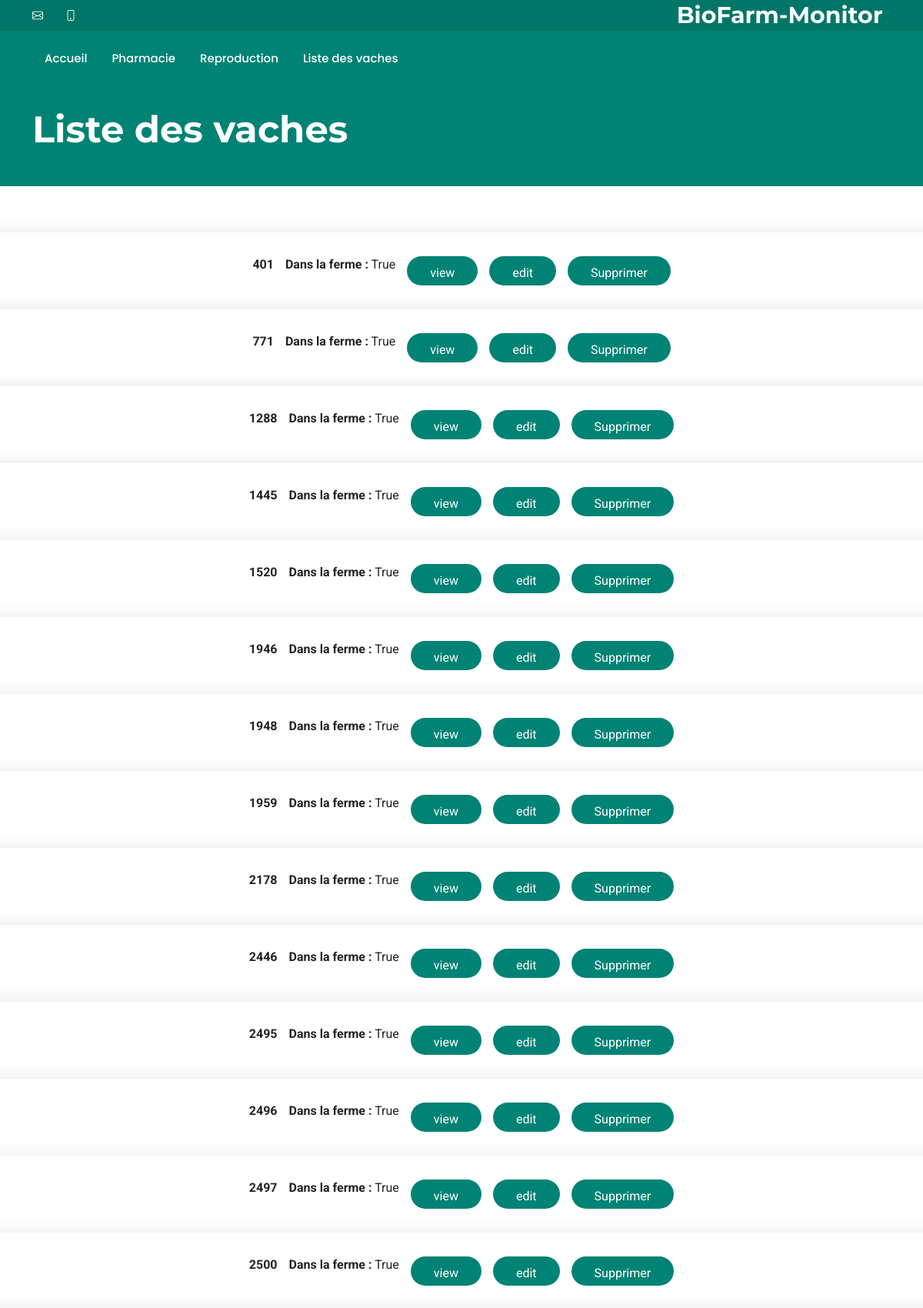
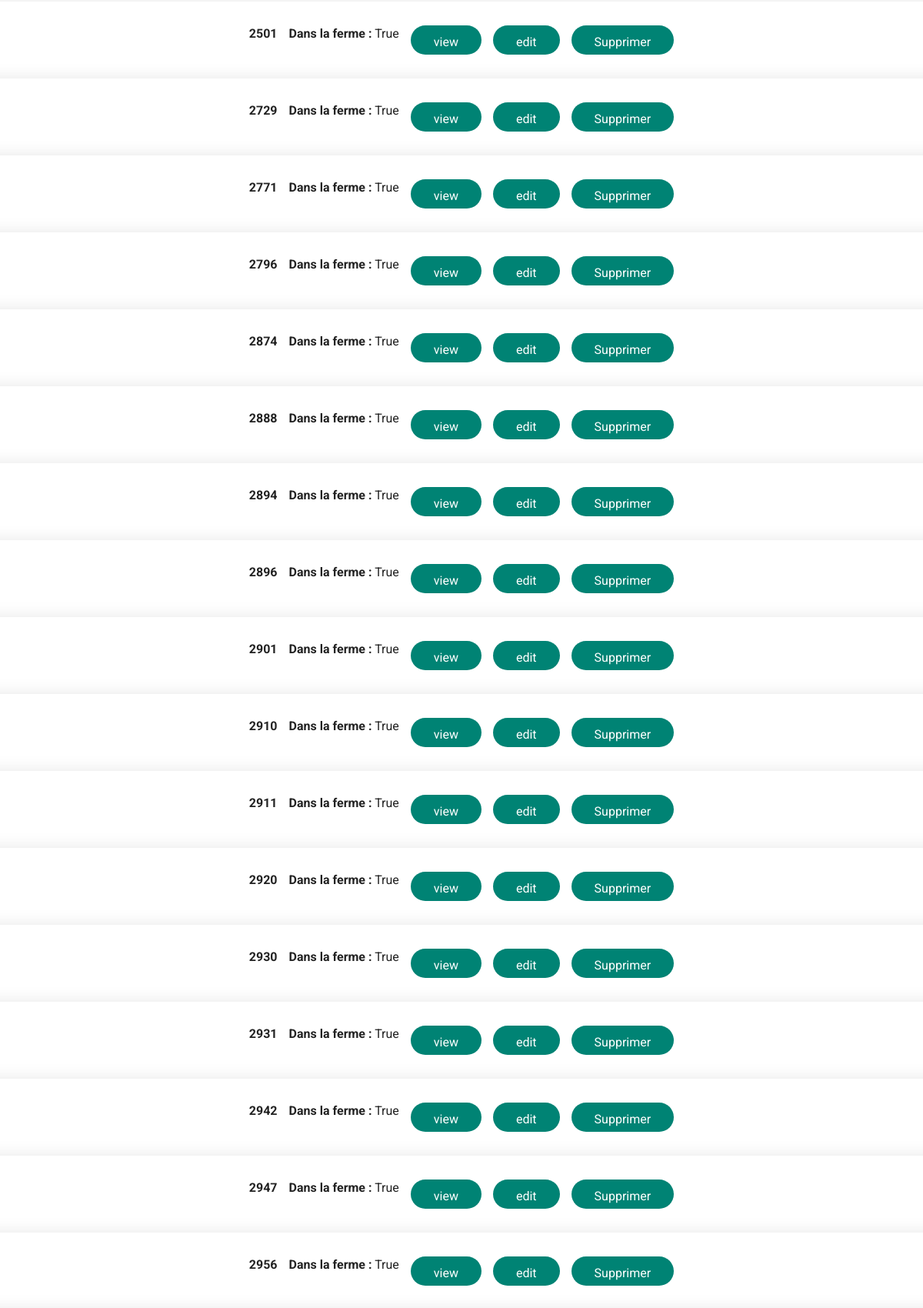
The page /cow_liste (upper part) on the database its author committed (2 pictures, top to bottom).
### web_app/models.py (models this page shows, shortened)
class Cow(db.Model):
    id = Column(Integer, primary_key=True)  # numero Vache
    cow_cares = Column(MutableList.as_mutable(PickleType), default=list, nullable=False)
    info = Column(MutableList.as_mutable(PickleType), default=list, nullable=False)
    in_farm = Column(Boolean)  # faux si vache sortie expoitation
    born_date = Column(DATE)  # date de naissance de la vache
    reproduction = Column(
        MutableList.as_mutable(PickleType), default=list, nullable=False
    )

### web_app/views.py (the view)
@app.route("/cow_liste", methods=["GET"])
def cow_liste():
    return render_template("cow_liste.html")

### web_app/models.py (called while the page is built)
    @staticmethod
    def get_all_cows() -> list[Cow]:
        return Cow.query.all()

### web_app/templates/cow_liste.html (shortened to what this page needs)
{% extends 'base.html' %}
{% block body_class %}
  "index-page"
{% endblock %}
{% block page_title %}
  Liste des vaches
{% endblock %}
{% block content %}
  <section id="cow_liste" class="contact section">
    <div class="col-12">
      {% for cow in get_all_cows() %}
      <div class="row row-cols-1 row-cols-lg-5 g-5 justify-content-center" id="cow-block-{{ cow.id }}">
        <div class="php-email-form mt-5">
          <div class="col d-flex flex-column align-items-center text-center">
            <p>
              <strong>{{ cow.id }}</strong>
            </p>
          </div>
          <div class="col d-flex flex-column align-items-center text-center">
            <p>
              <strong>Dans la ferme :</strong> {{ cow.in_farm }}
            </p>
          </div>
          <div class="col d-flex flex-column align-items-center text-center">
            <form action="{{ url_for('view_cow', cow_id=cow.id) }}" method="POST" enctype="multipart/form-data">
              <button type="submit" class="btn btn-primary">view</button>
            </form>
          </div>
          <div class="col d-flex flex-column align-items-center text-center">
            <form action="{{ url_for('edit_cow', cow_id=cow.id) }}" method="POST" enctype="multipart/form-data">
              <button type="submit" class="btn btn-primary">edit</button>
            </form>
          </div>
          <div class="col d-flex flex-column align-items-center text-center">
            <form id="form-suppress-{{ cow.id }}" action="{{ url_for('suppress_cow', cow_id=cow.id) }}" method="POST" enctype="multipart/form-data" class="ajax-form">
              <button type="submit" class="btn btn-danger">Supprimer</button>
            </form>
          </div>
        </div>
        </div>
        {% endfor %}
      </div>
  </section>
{% endblock %}

### web_app/templates/base.html (shortened to what this page needs)
<!doctype html>
<html lang="fr">
  <head>
    <link href="{{ url_for('static', filename='vendor/bootstrap/css/bootstrap.min.css') }}" rel="stylesheet">
    <link href="{{ url_for('static', filename='vendor/bootstrap-icons/bootstrap-icons.css') }}" rel="stylesheet">
    <link href="{{ url_for('static', filename='vendor/aos/aos.css') }}" rel="stylesheet">
    <link href="{{ url_for('static', filename='vendor/glightbox/css/glightbox.min.css') }}" rel="stylesheet">
    <link href="{{ url_for('static', filename='vendor/swiper/swiper-bundle.min.css') }}" rel="stylesheet">
    <link href="{{ url_for('static', filename='css/main.css') }}" rel="stylesheet">
  </head>
  <body class={% block body_class %} {% endblock %}>
    <header id="header" class="header fixed-top">
        <div class="topbar d-flex align-items-center">
          <div class="container d-flex justify-content-center justify-content-md-between">
            <div class="contact-info d-flex align-items-center">
              <i class="bi bi-envelope d-flex align-items-center"><a href="mailto:contact@"></a></i>
              <i class="bi bi-phone d-flex align-items-center ms-4"></i>
            </div>
            <a href="/" class="logo d-flex align-items-center">
              <h1 class="sitename">BioFarm-Monitor</h1>
              <span>.</span>
            </a>
          </div>
        </div>
        <div class="branding d-flex align-items-center">
          <div class="container position-relative d-flex align-items-center justify-content-between">
            <nav id="navmenu" class="navmenu">
              <ul>
                <li><a href="/" class="active">Accueil<br></a></li>
                <li><a href="/pharmacie">Pharmacie</a></li>
                <li><a href="/reproduction">Reproduction</a></li>
                <li><a href="/cow_liste">Liste des vaches</a></li>
              </ul>
            </nav>
          </div>
        </div>
      </header>
      <main class="main">
      <section class="hero section accent-background">
        <div class="container position-relative">
          <div class="row gy-5 justify-content-between">
            <div class="col-lg-6 order-2 order-lg-1 d-flex flex-column justify-content-center">
              <h2><span class="accent">{% block page_title %} {% endblock page_title %}</span></h2>
            <div class="col-lg-5 order-1 order-lg-2">
            </div>
          </div>
        </div>
      </section>
        {% block content %}
        {% endblock %}
    </main>
  </body>
</html>

### web_app/static/css/main.css (style rules this page uses)
:root { --default-font: "Roboto", system-ui, -apple-system, "Segoe UI", Roboto, "Helvetica Neue", Arial, "Noto Sans", "Liberation Sans", sans-serif, "Apple Color Emoji", "Segoe UI Emoji", "Segoe UI Symbol", "Noto Color Emoji"; --heading-font: "Montserrat", sans-serif; --nav-font: "Poppins", sans-serif; }
:root { --background-color: #ffffff; --default-color: #222222; --heading-color: #172a28; --accent-color: #008374; --surface-color: #ffffff; --contrast-color: #ffffff; }
:root { --nav-color: #ffffff; --nav-hover-color: #008374; --nav-mobile-background-color: #ffffff; --nav-dropdown-background-color: #ffffff; --nav-dropdown-color: #01433c; --nav-dropdown-hover-color: #008374; }
.accent-background { --background-color: #008374; --default-color: #ffffff; --heading-color: #ffffff; --accent-color: #ffffff; --surface-color: #00b6a1; --contrast-color: #ffffff; }
:root { scroll-behavior: smooth; }
body { color: var(--default-color); background-color: var(--background-color); font-family: var(--default-font); }
a { color: var(--accent-color); text-decoration: none; transition: 0.3s; }
h1, h2, h3, h4, h5, h6 { color: var(--heading-color); font-family: var(--heading-font); }
.php-email-form { display: flex; justify-content: center; align-items: center; gap: 15px; flex-wrap: nowrap; }
.php-email-form>* { flex: none; width: auto; margin-bottom: 0; }
.php-email-form button { padding: 8px 20px; height: 38px; font-size: 1rem; align-self: stretch; }
.header { --background-color: #008374; --heading-color: #ffffff; color: var(--default-color); transition: all 0.5s; z-index: 997; background-color: var(--background-color); }
.header .topbar { background-color: color-mix(in srgb, var(--accent-color) 90%, black 10%); height: 40px; padding: 0; font-size: 14px; transition: all 0.5s; }
.header .topbar .contact-info i { font-style: normal; color: var(--contrast-color); }
.header .branding { min-height: 60px; padding: 10px 0; }
.header .logo { line-height: 1; }
.header .logo h1 { font-size: 30px; margin: 0; font-weight: 700; color: var(--heading-color); }
.header .logo span { font-size: 32px; margin-left: 2px; color: var(--nav-hover-color); }
@media (min-width: 1200px) { .navmenu { padding: 0; } }
@media (min-width: 1200px) { .navmenu ul { margin: 0; padding: 0; display: flex; list-style: none; align-items: center; } }
@media (min-width: 1200px) { .navmenu li { position: relative; } }
@media (min-width: 1200px) { .navmenu>ul>li { white-space: nowrap; padding: 15px 14px; } }
@media (min-width: 1200px) { .navmenu>ul>li:last-child { padding-right: 0; } }
@media (min-width: 1200px) { .navmenu a, .navmenu a:focus { color: var(--nav-color); font-size: 15px; padding: 0 2px; font-family: var(--nav-font); font-weight: 500; display: flex; align-items: center; justify-content: space-between; white-space: nowrap; transition: 0.3s; position: relative; } }
@media (min-width: 1200px) { .navmenu>ul>li>a:before { content: ""; position: absolute; height: 2px; bottom: -6px; left: 0; background-color: var(--nav-hover-color); visibility: hidden; width: 0px; transition: all 0.3s ease-in-out 0s; } }
@media (min-width: 1200px) { .navmenu a:hover:before, .navmenu li:hover>a:before, .navmenu .active:before { visibility: visible; width: 100%; } }
@media (min-width: 1200px) { .navmenu li:hover>a, .navmenu .active, .navmenu .active:focus { color: var(--nav-color); } }
section, .section { color: var(--default-color); background-color: var(--background-color); padding: 60px 0; scroll-margin-top: 112px; overflow: clip; }
.hero { width: 100%; position: relative; padding: 140px 0 0 0; }
.hero .container { position: relative; z-index: 3; }
.hero h2 { font-size: 48px; font-weight: 700; margin-bottom: 20px; }
.hero h2 .accent { color: var(--conrast-color); }
.contact .php-email-form { background-color: var(--surface-color); box-shadow: 0px 0px 20px rgba(0, 0, 0, 0.1); width: 100%; height: 100%; padding: 30px; }
.contact .php-email-form button[type=submit] { color: var(--contrast-color); background: var(--accent-color); border: 0; padding: 10px 30px; transition: 0.4s; border-radius: 50px; }

### rows shown on the page
Cow: id "401", in_farm "True"
Cow: id "771", in_farm "True"
Cow: id "1288", in_farm "True"
Cow: id "1445", in_farm "True"
Cow: id "1520", in_farm "True"
Cow: id "1946", in_farm "True"
Cow: id "1948", in_farm "True"
Cow: id "1959", in_farm "True"
Cow: id "2178", in_farm "True"
Cow: id "2446", in_farm "True"
Cow: id "2495", in_farm "True"
Cow: id "2496", in_farm "True"
Cow: id "2497", in_farm "True"
Cow: id "2500", in_farm "True"
Cow: id "2501", in_farm "True"
Cow: id "2729", in_farm "True"
Cow: id "2771", in_farm "True"
Cow: id "2796", in_farm "True"
Cow: id "2874", in_farm "True"
Cow: id "2888", in_farm "True"
Cow: id "2894", in_farm "True"
Cow: id "2896", in_farm "True"
Cow: id "2901", in_farm "True"
Cow: id "2910", in_farm "True"
Cow: id "2911", in_farm "True"
Cow: id "2920", in_farm "True"
Cow: id "2930", in_farm "True"
Cow: id "2931", in_farm "True"
Cow: id "2942", in_farm "True"
Cow: id "2947", in_farm "True"
Cow: id "2956", in_farm "True"
